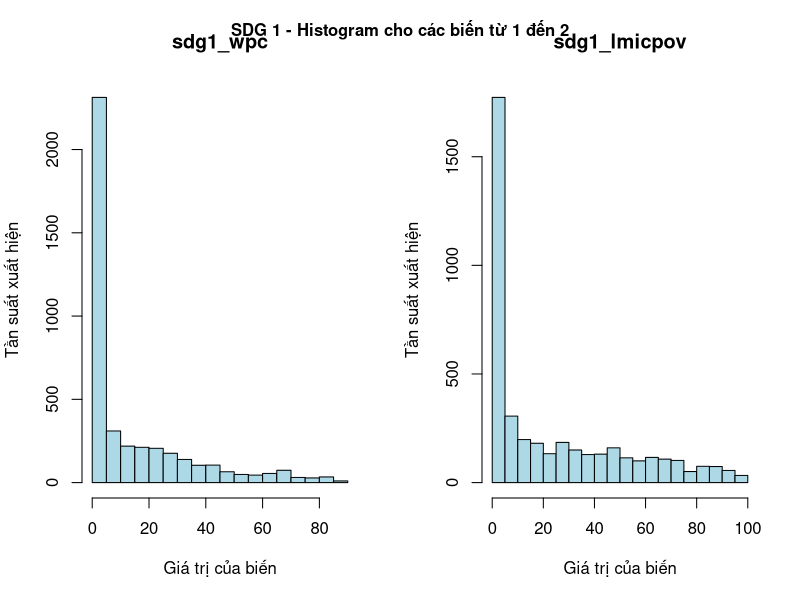
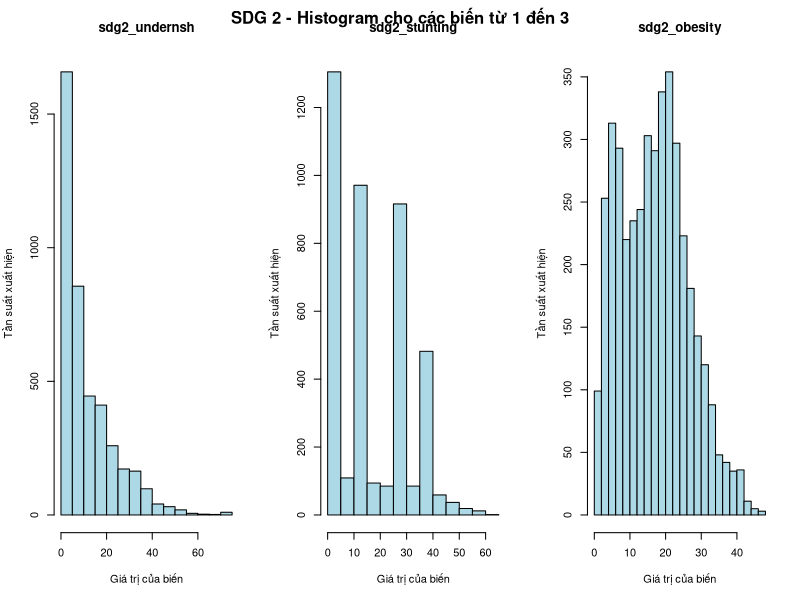
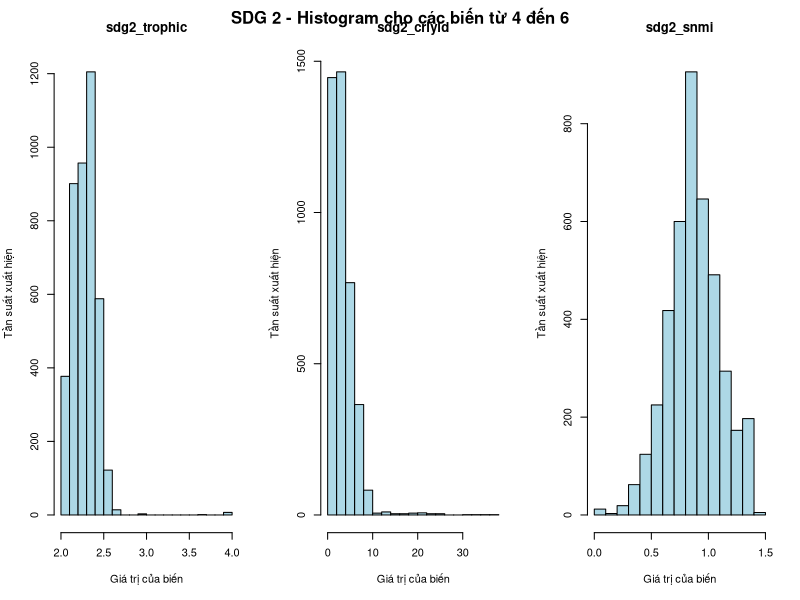
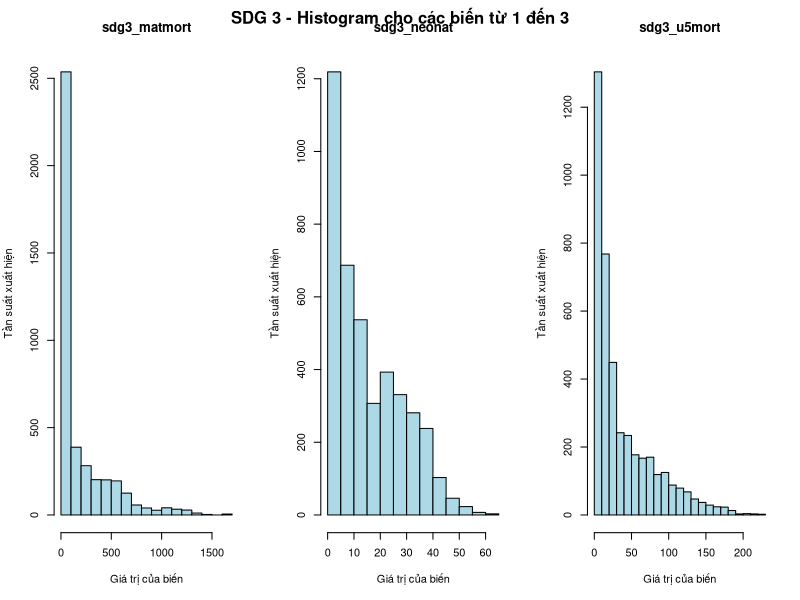
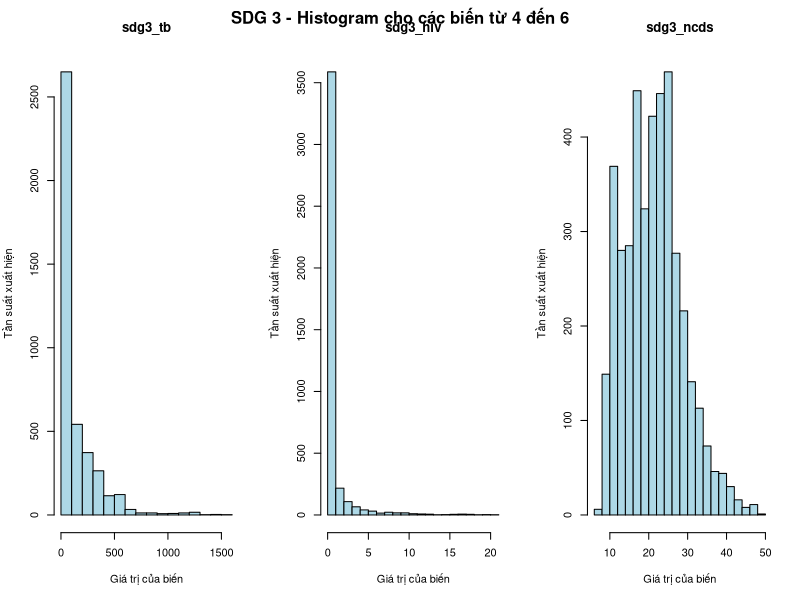
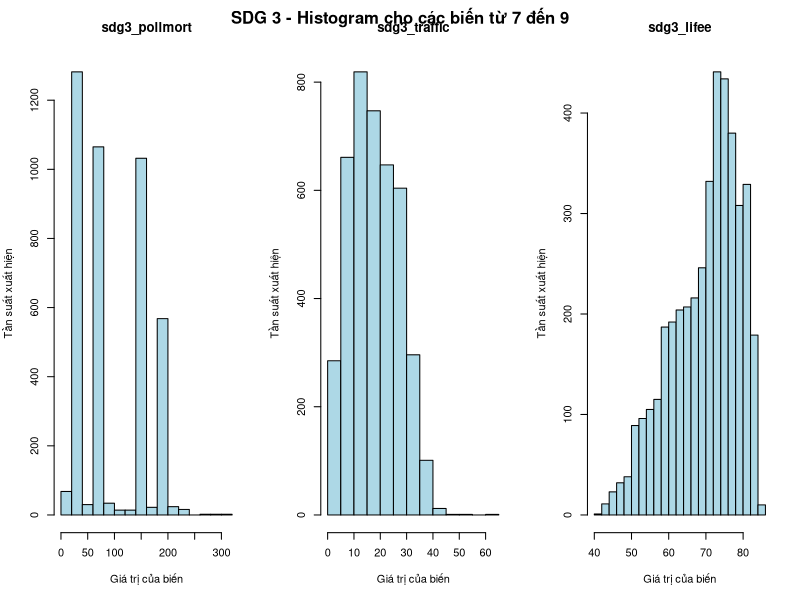
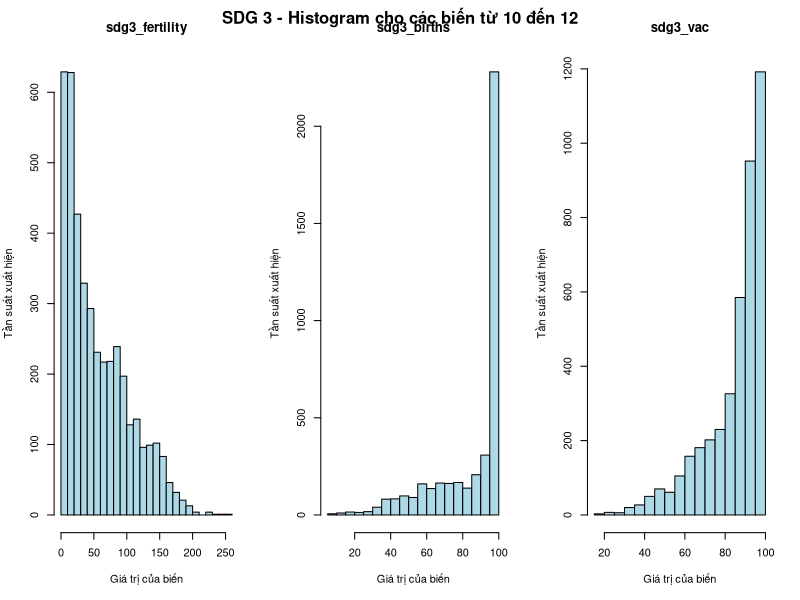
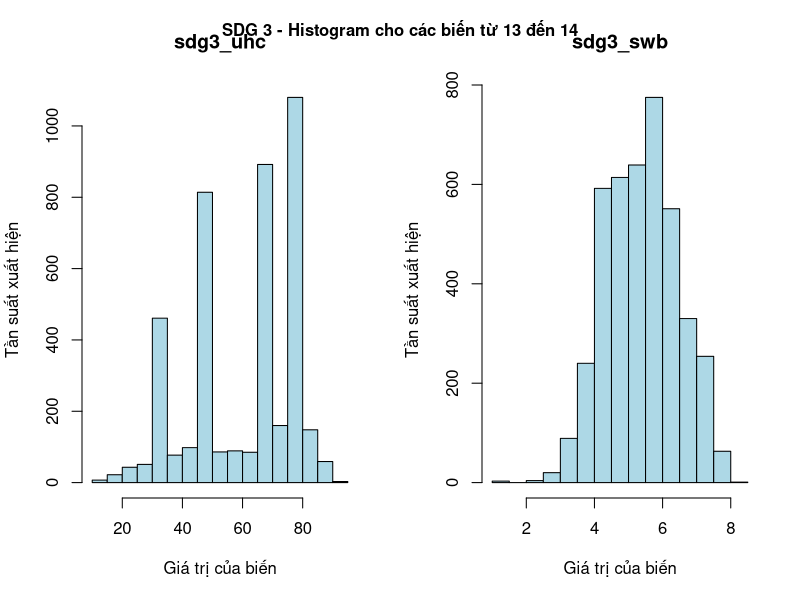

Here is the R script that generated these plots, in order: (Note: this script raises an error after producing the figures.)
## ---- chunk 1
library(readxl)
library(dplyr)
library(ggplot2)
library(tidyr)
library(stringr)
library(reshape2)
library(corrplot)
library(car)
library(randomForest)
library(Rtsne)
library(glmnet)
# Đọc dữ liệu từ file Excel
df <- read_excel("data/processed/SRD_data_cleaned.xlsx")

# Xem thông tin tổng quát
str(df)
summary(df)
## ---- chunk 2

# Lấy danh sách tất cả các cột
columns <- colnames(df)
print(columns)

# Tách và nhóm các cột theo SDG
sdg_pattern <- "^sdg(\\d+)_"
sdg_groups <- list()

# Khởi tạo danh sách rỗng cho mỗi SDG từ 1-17
for (i in 1:17) {
  sdg_groups[[as.character(i)]] <- c()
}

# Thêm các cột vào các nhóm tương ứng
for (col in columns) {
  match <- regexpr(sdg_pattern, col, perl = TRUE)
  if (match != -1) {
    sdg_num <- gsub(sdg_pattern, "\\1", str_extract(col, sdg_pattern))
    sdg_groups[[sdg_num]] <- c(sdg_groups[[sdg_num]], col)
  }
}


# In thống kê mô tả cho từng biến trong từng nhóm
for (sdg_num in sort(as.numeric(names(sdg_groups)))) {
  cat(sprintf("\nThống kê mô tả cho SDG %d:\n", sdg_num))
  cols <- sdg_groups[[as.character(sdg_num)]]
  
  for (col in cols) {
    cat(sprintf("\nThống kê mô tả cho cột '%s':\n", col))
    print(summary(df[[col]]))
  }
  cat(paste(rep("=", 50), collapse = ""), "\n")
}
## ---- chunk 3
# Lọc dữ liệu Việt Nam
df_vietnam <- df[df$Country == "Vietnam", ]

# Lọc dữ liệu 2023-2024
df_vietnam_recent <- df_vietnam[df_vietnam$year %in% c(2023, 2024), ]

# In dữ liệu Việt Nam
cat("Dữ liệu Việt Nam 2023-2024:\n")
print(df_vietnam_recent[, c("year", "SDG Index Score", "sdg1_lmicpov", "sdg7_renewcon", "sdg11_pm25", "sdg4_literacy")])
## ---- chunk 4
plot_histograms_by_sdg <- function(df, sdg_groups, batch_size = 3, bins = 20) {
  for (sdg_num in sort(as.numeric(names(sdg_groups)))) {
    cat(sprintf("Vẽ histogram cho SDG %d\n", sdg_num))
    cols <- sdg_groups[[as.character(sdg_num)]]
    
    for (i in seq(1, length(cols), by = batch_size)) {
      batch <- cols[i:min(i + batch_size - 1, length(cols))]
      num_plots <- length(batch)
      
      # Tạo layout cho đồ thị
      if (num_plots > 0) {
        par(mfrow = c(1, num_plots))
        for (col in batch) {
          hist(df[[col]], main = col, xlab = "Giá trị của biến", 
               ylab = "Tần suất xuất hiện", breaks = bins, 
               col = "lightblue", border = "black")
        }
        mtext(sprintf("SDG %d - Histogram cho các biến từ %d đến %d", 
                     sdg_num, i, i + length(batch) - 1), 
              side = 3, line = -2, outer = TRUE, font = 2)
        par(mfrow = c(1, 1))
      }
    }
  }
}

# Gọi hàm vẽ histograms
plot_histograms_by_sdg(df, sdg_groups)
## ---- chunk 5
detect_outliers_iqr <- function(df, group_cols, num_outliers = 10) {
  outliers_info <- list()
  total_outliers <- 0
  
  for (sdg in sort(as.numeric(names(group_cols)))) {
    cat(sprintf("\n🔍 Kiểm tra SDG %d\n", sdg))
    cols <- group_cols[[as.character(sdg)]]
    
    for (col in cols) {
      # Bỏ qua nếu cột không tồn tại trong DataFrame
      if (!(col %in% colnames(df))) {
        cat(sprintf("Cột %s không tồn tại trong DataFrame\n", col))
        next
      }
      
      # Tính IQR và ngưỡng
      Q1 <- quantile(df[[col]], 0.25, na.rm = TRUE)
      Q3 <- quantile(df[[col]], 0.75, na.rm = TRUE)
      IQR <- Q3 - Q1
      
      lower_bound <- Q1 - 1.5 * IQR
      upper_bound <- Q3 + 1.5 * IQR
      
      outliers <- df[df[[col]] < lower_bound | df[[col]] > upper_bound, col]
      num_outliers_found <- length(outliers)
      total_outliers <- total_outliers + num_outliers_found
      
      if (num_outliers_found > 0) {
        cat(sprintf("\n Biến: %s\n", col))
        cat(sprintf(" - Q1: %.2f, Q3: %.2f, IQR: %.2f\n", Q1, Q3, IQR))
        cat(sprintf(" - Ngưỡng: [%.2f, %.2f]\n", lower_bound, upper_bound))
        cat(sprintf(" - Tổng số ngoại lai: %d\n", num_outliers_found))
        
        # Lấy 10 giá trị ngoại lai đầu tiên
        top_outliers <- head(outliers, num_outliers)
        cat(" - ", num_outliers, " giá trị ngoại lai đầu tiên:\n")
        print(top_outliers)
        
        outliers_info[[col]] <- top_outliers
      } else {
        cat(sprintf("✔️ %s: Không có ngoại lai\n", col))
      }
    }
  }
  
  cat(sprintf("\n📊 Tổng số ngoại lai phát hiện được: %d\n", total_outliers))
  return(outliers_info)
}

outliers_dict <- detect_outliers_iqr(df, sdg_groups)
## ---- chunk 6
# Scale dữ liệu bằng RobustScaler
robust_scale <- function(x) {
  median_val <- median(x, na.rm = TRUE)
  mad_val <- mad(x, na.rm = TRUE)
  if (mad_val == 0) return(x - median_val)
  return((x - median_val) / mad_val)
}

# Lưu lại các cột không scale
non_numeric_cols <- c("Country", "year")

# Lấy các cột số
numeric_cols <- names(df)[sapply(df, is.numeric)]
numeric_cols <- setdiff(numeric_cols, non_numeric_cols)

df_scaled <- df
for (col in numeric_cols) {
  df_scaled[[col]] <- robust_scale(df[[col]])
}

# Hàm đánh giá mối quan hệ dựa trên hệ số tương quan
evaluate_correlation <- function(corr_matrix) {
  evaluation <- list()
  
  for (row in rownames(corr_matrix)) {
    for (col in colnames(corr_matrix)) {
      if (row != col) {  # Loại bỏ các cặp tương quan với chính nó
        corr_value <- corr_matrix[row, col]
        pair_key <- paste(row, col, sep = "_")
        
        if (abs(corr_value) >= 0.7) {
          evaluation[[pair_key]] <- "Mối quan hệ mạnh"
        } else if (abs(corr_value) >= 0.3) {
          evaluation[[pair_key]] <- "Mối quan hệ trung bình"
        } else {
          evaluation[[pair_key]] <- "Mối quan hệ yếu"
        }
      }
    }
  }
  
  return(evaluation)
}

# Vẽ heatmap và tự động đánh giá
for (sdg_name in names(sdg_groups)) {
  sdg_vars <- sdg_groups[[sdg_name]]
  
  # Chỉ xử lý nếu có đủ biến
  if (length(sdg_vars) > 1) {
    cat(sprintf("\nPhân tích tương quan cho SDG %s\n", sdg_name))
    
    # Tính ma trận tương quan
    corr_matrix <- cor(df_scaled[, sdg_vars], use = "pairwise.complete.obs")
    
    # Vẽ heatmap
    png(paste0("correlation_sdg", sdg_name, ".png"), width = 800, height = 600)
    corrplot(corr_matrix, method = "color", type = "upper", 
             tl.col = "black", tl.srt = 45, addCoef.col = "black",
             col = colorRampPalette(c("blue", "white", "red"))(100))
    title(paste("Ma trận tương quan - SDG", sdg_name))
    dev.off()
    
    # Đánh giá mối quan hệ
    evaluation <- evaluate_correlation(corr_matrix)
    cat("\nĐánh giá mối quan hệ:\n")
    for (pair in names(evaluation)) {
      var_names <- strsplit(pair, "_")[[1]]
      cat(sprintf("%s và %s: %s\n", var_names[1], var_names[2], evaluation[[pair]]))
    }
    cat(paste(rep("=", 50), collapse = ""), "\n")
  }
}

# Tính trung bình các chỉ số theo từng nhóm SDG
for (sdg_num in sort(as.numeric(names(sdg_groups)))) {
  sdg_name <- as.character(sdg_num)
  cols <- sdg_groups[[sdg_name]]
  
  # Tính trung bình cho các chỉ số của nhóm SDG
  df[[paste0("SDG", sdg_num, "_Index")]] <- rowMeans(df[, cols], na.rm = TRUE)
  
  # In ra dòng đầu tiên của DataFrame sau khi tính trung bình
  cat(sprintf("Trung bình cho nhóm SDG%d (dòng đầu tiên):\n", sdg_num))
  print(head(df[, paste0("SDG", sdg_num, "_Index"), drop = FALSE], 1))
  cat(paste(rep("=", 50), collapse = ""), "\n")
}

# Tính ma trận tương quan cho các chỉ số SDG
sdg_index_cols <- paste0("SDG", sort(as.numeric(names(sdg_groups))), "_Index")
corr_matrix <- cor(df[, sdg_index_cols], use = "pairwise.complete.obs")

# Vẽ heatmap
png("SDG_indices_correlation.png", width = 1000, height = 800)
corrplot(corr_matrix, method = "color", type = "upper", 
         tl.col = "black", tl.srt = 45, addCoef.col = "black",
         col = colorRampPalette(c("blue", "white", "red"))(100))
title("Ma trận tương quan giữa các SDG")
dev.off()

# Đánh giá mối quan hệ
evaluation <- evaluate_correlation(corr_matrix)
cat("\nĐánh giá mối quan hệ giữa các chỉ số SDG:\n")
for (pair in names(evaluation)) {
  var_names <- strsplit(pair, "_")[[1]]
  cat(sprintf("%s và %s: %s\n", var_names[1], var_names[2], evaluation[[pair]]))
}
cat(paste(rep("=", 50), collapse = ""), "\n")
## ---- chunk 7
# Tạo các biến tương tác với ý nghĩa thực tế
eps <- 1e-6  # Định nghĩa epsilon để tránh chia cho 0

df$sdg6_water_elec <- df$sdg6_safewat * df$sdg7_elecac  # Nước sạch và điện năng
df$sdg8_accounts_rdex <- df$sdg8_accounts * df$sdg9_rdex  # Tài khoản tài chính và nghiên cứu
df$sdg3_uhc_sanitation <- df$sdg3_uhc * df$sdg6_sanita  # Bảo hiểm y tế và vệ sinh
df$sdg11_slums_pollprod <- df$sdg11_slums * df$sdg12_pollprod  # Khu ổ chuột và ô nhiễm sản xuất
df$sdg13_co2_cpta <- df$sdg13_co2gcp * df$sdg15_cpta  # CO2 và diện tích cây trồng
df$sdg16_cpi_statperf <- df$sdg16_cpi * df$sdg17_statperf  # Tham nhũng và hiệu suất thống kê
df$sdg1_income_poverty_ratio <- df$sdg1_wpc / (df$sdg1_lmicpov + eps)  # Tỷ lệ thu nhập và nghèo đói

# Danh sách các cột tương tác
interaction_cols <- c(
  'sdg6_water_elec', 'sdg8_accounts_rdex', 'sdg3_uhc_sanitation',
  'sdg11_slums_pollprod', 'sdg13_co2_cpta', 'sdg16_cpi_statperf',
  'sdg1_income_poverty_ratio'
)

# Hiển thị 5 dòng đầu của các đặc trưng tương tác
cat("5 dòng đầu của các đặc trưng tương tác:\n")
print(head(df[interaction_cols], 5))
## ---- chunk 8
# Tính tốc độ tăng trưởng hàng năm (YoY) cho các cột SDG

# Chọn các cột SDG gốc
sdg_cols <- grep("^sdg", names(df), value = TRUE)
sdg_cols <- sdg_cols[!grepl("_yoy$", sdg_cols) & sdg_cols != "sdg3_uhc"]

# Tính phần trăm thay đổi YoY theo từng quốc gia
for (country in unique(df$Country)) {
  country_data <- df[df$Country == country, ]
  country_data <- country_data[order(country_data$year), ]
  
  for (col in sdg_cols) {
    yoy_col <- paste0(col, "_yoy")
    yoy_values <- c(NA, diff(country_data[[col]]) / abs(country_data[[col]][-length(country_data[[col]])]))
    df[df$Country == country, yoy_col] <- yoy_values
  }
}

# Lọc dữ liệu cho Vietnam để kiểm tra
vietnam_df <- df[df$Country == "Vietnam", ]

# Hiển thị các cột liên quan (Country, year và YoY)
yoy_cols <- grep("_yoy$", names(df), value = TRUE)
cols_to_display <- c("Country", "year", head(yoy_cols, 5))  # Chỉ hiện 5 cột YoY đầu tiên để tiết kiệm không gian
cat("Dữ liệu YoY cho Vietnam (5 dòng đầu):\n")
print(head(vietnam_df[, cols_to_display], 5))
## ---- chunk 9
# Sử dụng MinMaxScaler để chuẩn hóa các cột trong mỗi nhóm SDG về [0, 1]

# Lọc các cột SDG gốc
sdg_cols <- grep("^sdg", names(df), value = TRUE)
sdg_cols <- sdg_cols[!grepl("_yoy$", sdg_cols) & sdg_cols != "sdg3_uhc"]

# Tạo từ điển nhóm SDG dựa trên prefix (sdg1, sdg2,...)
sdg_groups_from_cols <- list()
for (col in sdg_cols) {
  group <- sub("_.*$", "", col)  # Lấy prefix (ví dụ: sdg1)
  if (!(group %in% names(sdg_groups_from_cols))) {
    sdg_groups_from_cols[[group]] <- c()
  }
  sdg_groups_from_cols[[group]] <- c(sdg_groups_from_cols[[group]], col)
}

# Chuẩn hóa MinMax
min_max_scale <- function(x) {
  if (max(x, na.rm = TRUE) == min(x, na.rm = TRUE)) return(x)
  return((x - min(x, na.rm = TRUE)) / (max(x, na.rm = TRUE) - min(x, na.rm = TRUE)))
}

# Chuẩn hóa từng nhóm SDG
for (group in names(sdg_groups_from_cols)) {
  cols <- sdg_groups_from_cols[[group]]
  for (col in cols) {
    df[[col]] <- min_max_scale(df[[col]])
  }
  cat(sprintf("Đã chuẩn hóa nhóm %s với các cột: %s\n", group, paste(cols, collapse = ", ")))
  print(head(df[cols], 5))
  cat(paste(rep("=", 50), collapse = ""), "\n")
}
## ---- chunk 10
# Sử dụng pairs để khám phá mối quan hệ và phân phối của các đặc trưng tương tác

# Vẽ pairs plot với histogram trên đường chéo
png("interaction_features_pairs.png", width = 1200, height = 1000)
pairs(df[interaction_cols], main = "Pairwise Scatter Plot of Interaction Features")
dev.off()
## ---- chunk 11
# Giảm chiều dữ liệu tương tác xuống 2 thành phần chính

library(stats)

# Danh sách các cột tương tác
interaction_columns <- c(
  'sdg6_water_elec', 'sdg8_accounts_rdex', 'sdg3_uhc_sanitation',
  'sdg11_slums_pollprod', 'sdg13_co2_cpta', 'sdg16_cpi_statperf',
  'sdg1_income_poverty_ratio'
)

# Chuẩn hóa dữ liệu trước khi áp dụng PCA
interaction_data <- scale(df[interaction_columns])

# Áp dụng PCA với 2 thành phần chính
pca_result <- prcomp(interaction_data, center = TRUE, scale. = TRUE)
explained_var <- pca_result$sdev^2 / sum(pca_result$sdev^2)

cat(sprintf("Tỷ lệ phương sai giải thích: PC1 = %.2f, PC2 = %.2f\n", 
            explained_var[1], explained_var[2]))

# Vẽ scatter plot
png("pca_interaction_features.png", width = 800, height = 600)
plot(pca_result$x[,1], pca_result$x[,2], 
     main = "PCA of Interaction Features",
     xlab = sprintf("Principal Component 1 (%.2f%% variance)", explained_var[1]*100),
     ylab = sprintf("Principal Component 2 (%.2f%% variance)", explained_var[2]*100),
     pch = 16, col = "blue")
dev.off()
## ---- chunk 12
# 1. Chuẩn bị dữ liệu: chọn các đặc trưng số và loại bỏ giá trị NaN

numerical_cols <- names(df)[sapply(df, is.numeric)]
df_selection <- df[numerical_cols]

# 2.0 Xử lý NaN và Inf trước khi tính VIF
cat("\n2.0 Xử lý NaN và Inf:\n")
# Thay thế Inf bằng NA
df_selection[sapply(df_selection, is.infinite)] <- NA
# Điền NA bằng giá trị trung bình của cột
for (col in names(df_selection)) {
  df_selection[[col]][is.na(df_selection[[col]])] <- mean(df_selection[[col]], na.rm = TRUE)
}
# Kiểm tra lại NA
if (any(is.na(df_selection)) || any(sapply(df_selection, function(x) any(is.infinite(x))))) {
  cat("Cảnh báo: Vẫn còn NA hoặc Inf trong dữ liệu!\n")
} else {
  cat("Dữ liệu đã sạch, không còn NA hoặc Inf.\n")
}
## ---- chunk 13
cat("\n2.1 Kiểm tra đa trọng tuyến bằng VIF:\n")

# Hàm tính VIF
calculate_vif <- function(df) {
  result <- data.frame(Feature = character(), VIF = numeric())
  # Chọn các cột số với ít nhất 30 giá trị khác nhau để tránh lỗi cộng tuyến hoàn hảo
  num_cols <- names(df)[sapply(df, function(x) is.numeric(x) && length(unique(x)) > 30)]
  
  for (i in seq_along(num_cols)) {
    # Tạo công thức: biến hiện tại ~ tất cả biến khác
    formula_str <- paste(num_cols[i], "~", paste(num_cols[-i], collapse = " + "))
    
    # Thử chạy mô hình hồi quy tuyến tính
    tryCatch({
      model <- lm(formula = as.formula(formula_str), data = df)
      result <- rbind(result, data.frame(Feature = num_cols[i], VIF = 1/(1 - summary(model)$r.squared)))
    }, error = function(e) {
      result <- rbind(result, data.frame(Feature = num_cols[i], VIF = Inf))
    })
  }
  
  return(result)
}

# Tính VIF cho các biến có đủ giá trị khác nhau
vif_data <- calculate_vif(df_selection)
# ---------- Lọc các đặc trưng có VIF < 10 ----------
selected_features_vif <- as.character(vif_data$Feature[vif_data$VIF < 10])
cat("Các đặc trưng sau khi loại bỏ đa trọng tuyến (VIF < 10):\n")
print(selected_features_vif)
## ---- chunk 14
cat("\n2.2 Lựa chọn đặc trưng với Lasso:\n")

# Kiểm tra biến mục tiêu
if (!("SDG Index Score" %in% names(df_selection))) {
  cat("Lỗi: Không tìm thấy 'SDG Index Score'. Sử dụng cột đầu tiên làm biến mục tiêu để minh họa.\n")
  y <- df_selection[[1]]  # Thay thế bằng cột mục tiêu thực tế
  X <- df_selection[, -1]
} else {
  X <- df_selection[, setdiff(names(df_selection), "SDG Index Score")]
  y <- df_selection[["SDG Index Score"]]
}

# Chuyển đổi DataFrame thành ma trận
X_matrix <- as.matrix(X)
y_vector <- as.vector(y)

# Chạy Lasso với CV để tìm alpha tối ưu
set.seed(42)
cv_lasso <- cv.glmnet(X_matrix, y_vector, alpha = 1)
lasso_model <- glmnet(X_matrix, y_vector, alpha = 1, lambda = cv_lasso$lambda.min)

# Trích xuất hệ số đúng cách
lasso_coefs <- coef(lasso_model)
# Lấy chỉ số (indices) của các hệ số khác 0
non_zero_indices <- which(as.vector(lasso_coefs) != 0)
# Lấy tên của các đặc trưng có hệ số khác 0
selected_features_lasso <- rownames(lasso_coefs)[non_zero_indices]
# Loại bỏ hệ số chặn (intercept) nếu có
selected_features_lasso <- selected_features_lasso[selected_features_lasso != "(Intercept)"]

cat("Các đặc trưng được chọn bởi Lasso:\n")
print(selected_features_lasso)
## ---- chunk 15
cat("\n2.3 Feature Importance với Random Forest:\n")

# Chạy Random Forest
set.seed(42)
rf <- randomForest(x = X_matrix, y = y_vector, ntree = 100, importance = TRUE)

# Trích xuất Feature Importance
feature_importance <- as.data.frame(importance(rf))
feature_importance$Feature <- rownames(feature_importance)
feature_importance <- feature_importance[order(feature_importance$`%IncMSE`, decreasing = TRUE), ]

cat("Tầm quan trọng đặc trưng từ Random Forest (Top 20):\n")
print(head(feature_importance[, c("Feature", "%IncMSE")], 20))
## ---- chunk 16
# 3.1 Heatmap tương quan
cat("\n3.1 Vẽ Heatmap tương quan:\n")

# Chọn top 10 đặc trưng từ Random Forest
top_features <- head(feature_importance$Feature, 10)

# Tính ma trận tương quan chỉ cho top đặc trưng
corr_matrix <- cor(df_selection[, top_features], use = "pairwise.complete.obs")

png("correlation_heatmap_top10.png", width = 1000, height = 800)
corrplot(corr_matrix, method = "color", type = "upper", tl.col = "black",
         tl.srt = 45, addCoef.col = "black", number.cex = 0.7,
         col = colorRampPalette(c("blue", "white", "red"))(100))
title("Correlation Heatmap of Top 10 Features from Random Forest")
dev.off()

# 3.2 Biểu đồ tầm quan trọng đặc trưng từ Random Forest
cat("\n3.2 Vẽ biểu đồ tầm quan trọng đặc trưng:\n")

top10_importance <- head(feature_importance, 10)

png("feature_importance_top10.png", width = 1000, height = 800)
barplot(top10_importance$`%IncMSE`, names.arg = top10_importance$Feature, 
        horiz = TRUE, las = 1, cex.names = 0.7,
        main = "Top 10 Feature Importance from Random Forest",
        xlab = "Importance (%IncMSE)")
dev.off()

# 3.3 PCA cho các đặc trưng
cat("\n3.3 PCA cho các đặc trưng:\n")

# Kết hợp đặc trưng tương tác và top đặc trưng từ VIF/Lasso
combined_features <- unique(c(interaction_cols, selected_features_vif, selected_features_lasso))
combined_features <- combined_features[1:min(length(combined_features), 15)]  # chọn top 15

df_combined <- df[, combined_features]

# Xử lý NA và Inf
df_combined[!is.finite(as.matrix(df_combined))] <- NA
df_combined <- as.data.frame(lapply(df_combined, function(x) {
  x[is.na(x)] <- mean(x, na.rm = TRUE)
  return(x)
}))

# PCA
library(caret)
library(ggplot2)

scaled_df <- scale(df_combined)
pca_model <- prcomp(scaled_df, center = TRUE, scale. = TRUE)
summary(pca_model)$importance[2, 1:2]  # Tỷ lệ phương sai giải thích

# Scatter plot
pca_df <- as.data.frame(pca_model$x)
ggplot(pca_df, aes(PC1, PC2)) +
  geom_point(alpha = 0.5) +
  ggtitle("PCA of Selected Features") +
  xlab(paste0("Principal Component 1 (", round(summary(pca_model)$importance[2, 1] * 100, 2), "%)")) +
  ylab(paste0("Principal Component 2 (", round(summary(pca_model)$importance[2, 2] * 100, 2), "%)"))
## ---- chunk 17
# 3.1 PCA theo nhóm SDG
pca_results <- list()

for (group in names(sdg_groups)) {
  cols <- sdg_groups[[group]]
  df_group <- df[, cols]

  df_group[!is.finite(as.matrix(df_group))] <- NA
  df_group <- as.data.frame(lapply(df_group, function(x) {
    x[is.na(x)] <- mean(x, na.rm = TRUE)
    return(x)
  }))

  if (ncol(df_group) >= 2) {
    scaled <- scale(df_group)
    pca_model <- prcomp(scaled, center = TRUE, scale. = TRUE)
    explained_var <- summary(pca_model)$importance[2, ]
    cumulative_var <- cumsum(explained_var)
    pca_results[[group]] <- list(explained_var = explained_var, cumulative_var = cumulative_var)
    print(paste("SDG Group:", group, "- Tổng phương sai:", round(cumulative_var[length(cumulative_var)] * 100, 2), "%"))
  }
}

# 3.2 T-SNE toàn bộ dữ liệu
library(Rtsne)

df_tsne <- df_selection
df_tsne[!is.finite(as.matrix(df_tsne))] <- NA
df_tsne <- as.data.frame(lapply(df_tsne, function(x) {
  x[is.na(x)] <- mean(x, na.rm = TRUE)
  return(x)
}))

scaled_df <- scale(df_tsne)
set.seed(42)
tsne_result <- Rtsne(scaled_df, dims = 2, perplexity = 30, verbose = TRUE)
plot(tsne_result$Y, main = "T-SNE of All Numerical Features", xlab = "T-SNE 1", ylab = "T-SNE 2", pch = 19, col = "blue")

## ---- chunk 18
# 4. Trực quan hóa 
# 4.1 Heatmap tương quan top 10 đặc trưng
library(corrplot)

top_features <- head(feature_importance$Feature, 10)
corr_matrix <- cor(df_selection[, top_features])
corrplot(corr_matrix, method = "color", title = "Top 10 Features Correlation Heatmap", tl.col = "black")

# 4.2 Barplot tầm quan trọng
# First, let's examine the structure of feature_importance to see actual column names
print(names(feature_importance))

# Assuming the importance column might be named differently (e.g., "importance" lowercase or "MeanDecreaseGini")
# Let's adapt the code to use whatever column contains the importance values
importance_col <- names(feature_importance)[2]  # Assuming importance is in the second column

ggplot(top_imp, aes(x = reorder(Feature, .data[[importance_col]]), y = .data[[importance_col]])) +
  geom_col(fill = "skyblue") +
  coord_flip() +
  ggtitle("Top 10 Feature Importance from Random Forest") +
  xlab("Features") +
  ylab("Importance")
  
# # 4.2 Barplot tầm quan trọng
# top_imp <- head(feature_importance, 10)
# ggplot(top_imp, aes(x = reorder(Feature, Importance), y = Importance)) +
#   geom_col(fill = "skyblue") +
#   coord_flip() +
#   ggtitle("Top 10 Feature Importance from Random Forest")

# 4.3 Phương sai tích lũy theo nhóm
for (group in names(pca_results)) {
  var <- pca_results[[group]]$cumulative_var
  plot(var, type = "o", main = paste("Cumulative Explained Variance -", group),
       xlab = "Number of Components", ylab = "Cumulative Variance", ylim = c(0, 1))
}

# 4.4 T-SNE Scatter
tsne_df <- as.data.frame(tsne_result$Y)
ggplot(tsne_df, aes(x = V1, y = V2)) +
  geom_point(alpha = 0.5) +
  ggtitle("T-SNE of All Numerical Features") +
  xlab("T-SNE Component 1") +
  ylab("T-SNE Component 2")
